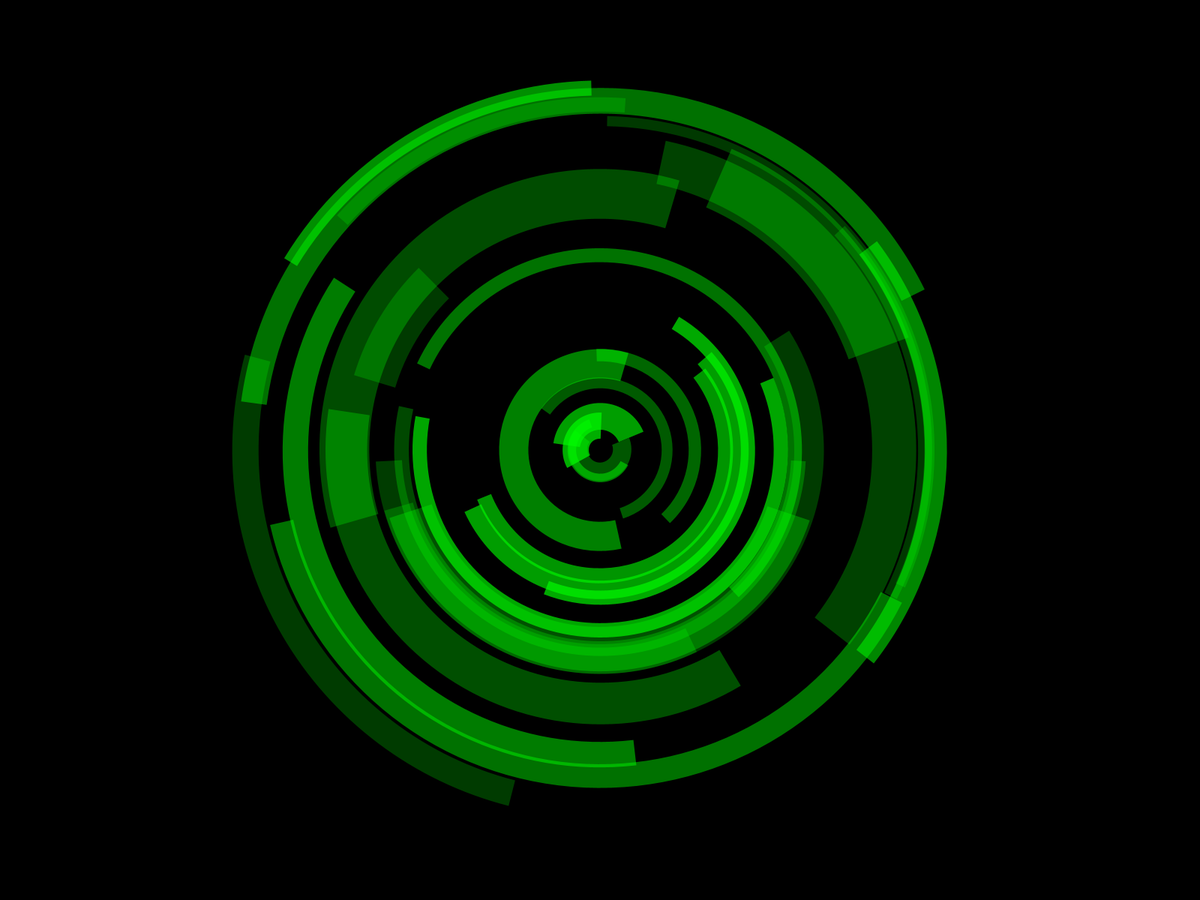
Frame 1 (no input)
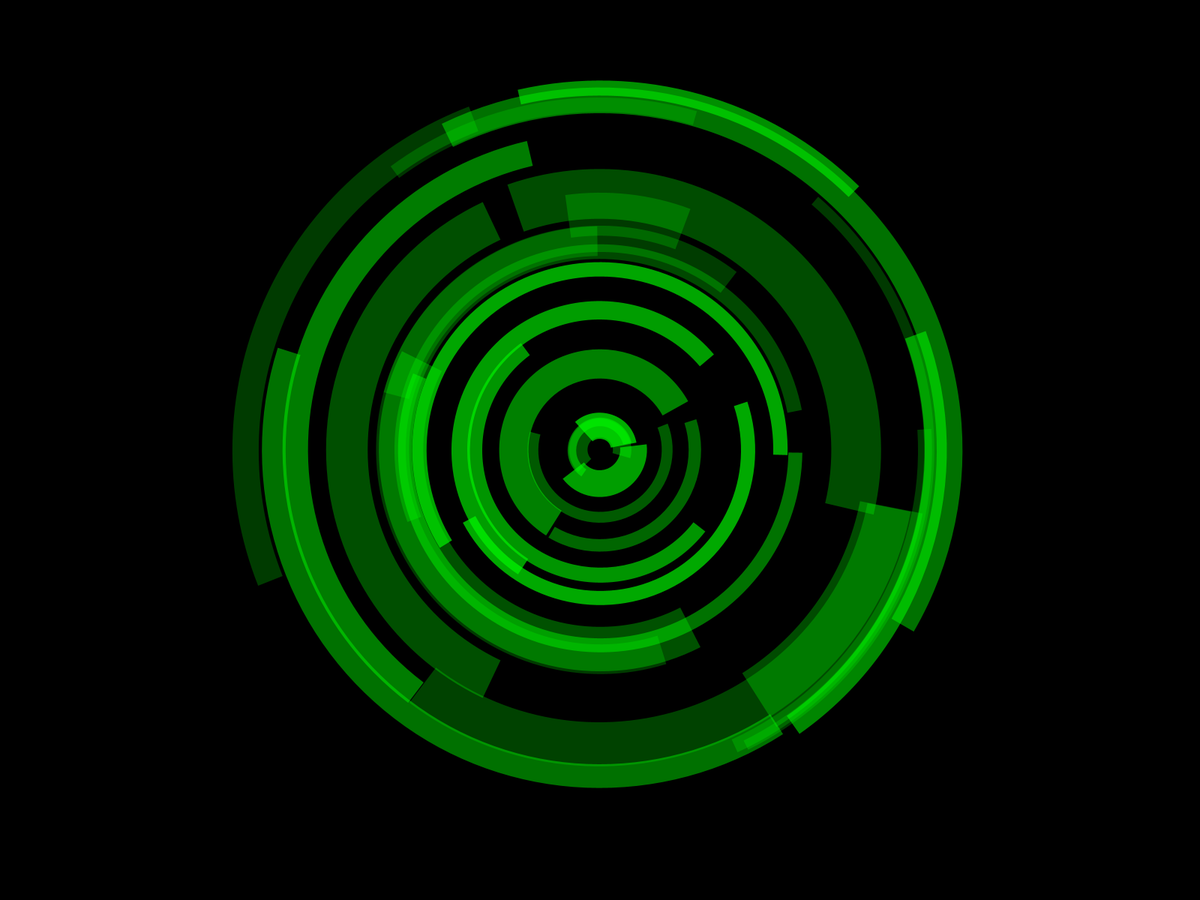
Frame 60 (the mouse pressed at the canvas centre just before this capture)
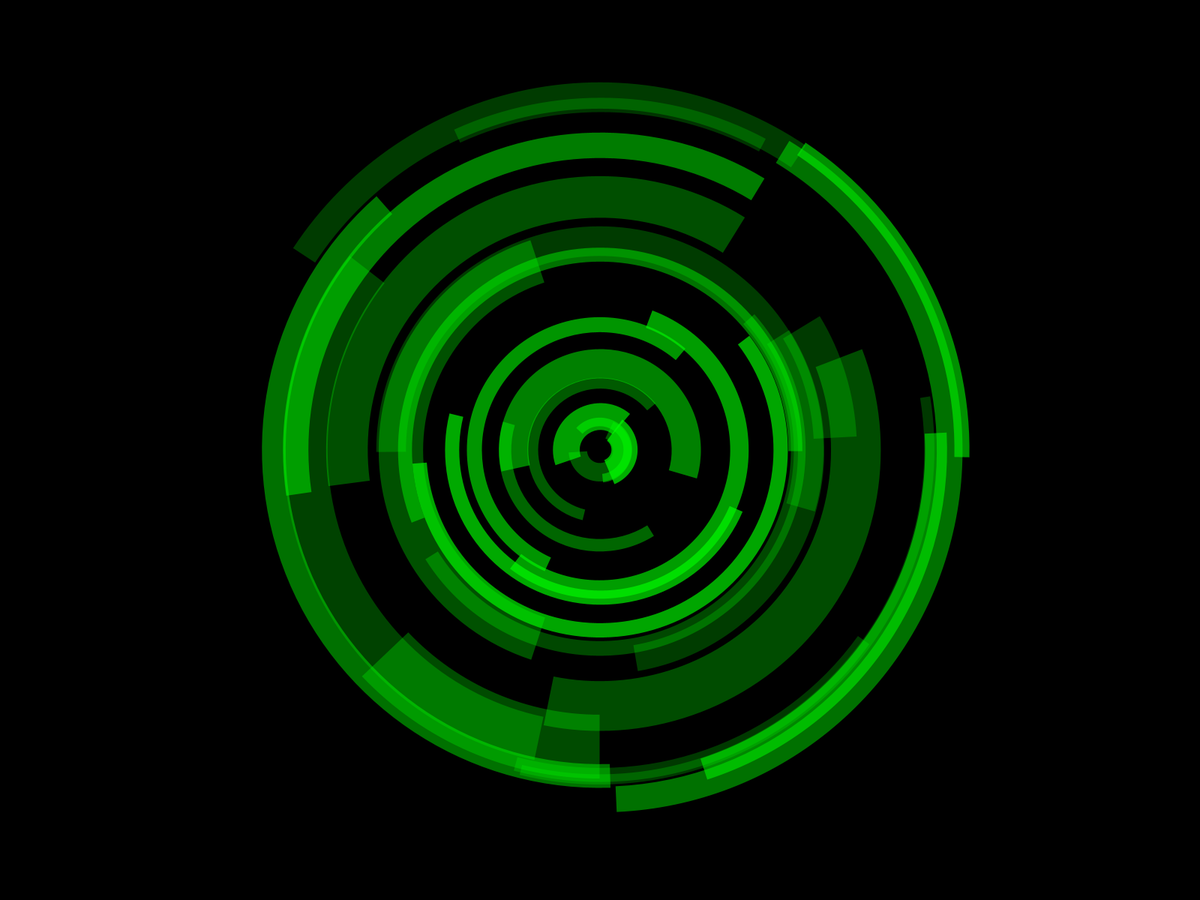
Frame 120 (the mouse held since frame 60 and released just before this capture)

The Processing sketch that drew these frames (run headless with seeded random() and noise(); from frame 60 on, the mouse is pressed at the canvas centre):

// Processing sketch: sketch_1_0_1
// ── sketch_1_0_1.pde
float Rote;
float Rote1;
int RoteChange1;
int DataSpace = 30;
int circuitDataSpace = 10;
float circuitData[][] = new float[circuitDataSpace][circuitDataSpace];
float Data[][] = new float[DataSpace][DataSpace];

void setup() {
  fullScreen();
  background(0);
  strokeCap(0);
  for(int i = 0; i < DataSpace/2; i++){
      Data[i][0] = random(50,600);//PathGen
      Data[i][1] = random(50,180);//PathColor
      Data[i][2] = random(100,250);//PathLongth
      Data[i][3] = random(360);//PathRotate
      Data[i][4] = random(10,40);//PathWidth
      Data[i][5] = random(0.1,3);//PathSpeed;
  }
  for(int i = DataSpace/2; i < DataSpace/4*3; i++){
      Data[i][0] = random(500,800);//PathGen
      Data[i][1] = random(50,100);//PathColor
      Data[i][2] = random(10,180);//PathLongth
      Data[i][3] = random(360);//PathRotate
      Data[i][4] = random(50,100);//PathWidth
      Data[i][5] = random(0.1,2);//PathSpeed;
  }
  for(int i = DataSpace/4*3; i < DataSpace; i++){
      Data[i][0] = random(800,1000);//PathGen
      Data[i][1] = random(50,180);//PathColor
      Data[i][2] = random(50,150);//PathLongth
      Data[i][3] = random(360);//PathRotate
      Data[i][4] = random(10,40);//PathWidth
      Data[i][5] = random(0.1,1);//PathSpeed;
  }
  for(int i = 0; i < circuitDataSpace; i++){
      Data[i][0] = random(50,600);//PathGen
      Data[i][1] = random(50,180);//PathColor
      Data[i][2] = random(100,250);//PathLongth
      Data[i][3] = random(360);//PathRotate
      Data[i][4] = random(10,40);//PathWidth
      Data[i][5] = random(0.1,3);//PathSpeed;
  }
}

void draw(){
  background(0);
  noFill();
  for(int i = 0;i < DataSpace;i++){
  Data[i][6] += Data[i][5];
  if(Data[i][6] >= 360){
    Data[i][6] = 0;
  }
  stroke(0,255,0,Data[i][1]);
  strokeWeight(Data[i][4]);
  Rote = Data[i][6] + Data[i][3];
  Rote1 = Data[i][2] + Data[i][6] + Data[i][3];
  arc(width /2,height / 2,Data[i][0],Data[i][0], radians(Rote), radians(Rote1) );
  }
  for(int i = 0; i < 10; i++){
    
  }
  
}
